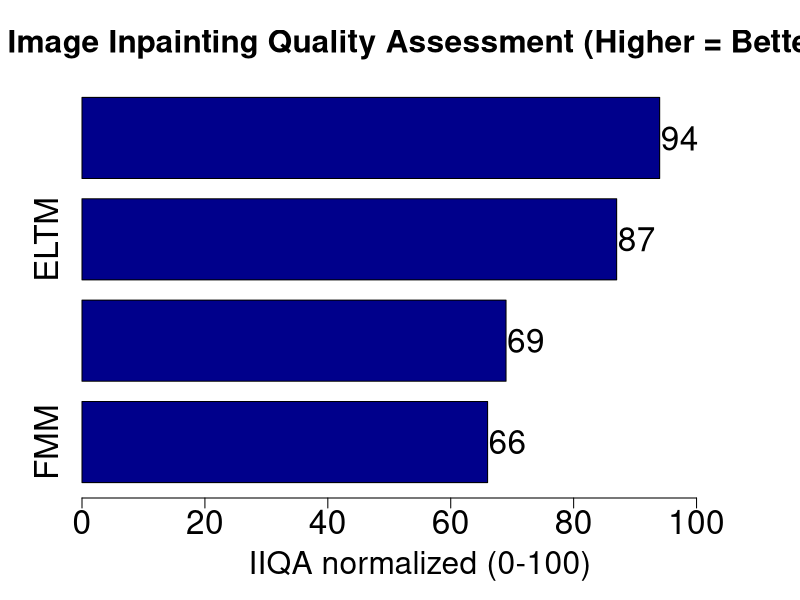

R code for this plot:
png(filename = "ReflectionQuality.png", 
    width = 2000, 
    height = 1600,
    res = 225)

x <- c("FMM", "NLTM", "ELTM", "LaMa")
y <- c(66, 69, 87, 94)

bp <- barplot(y, 
              names.arg = x, 
              horiz = TRUE, 
              col = "darkblue", 
              xlab = "IIQA normalized (0-100)", 
              main = "Image Inpainting Quality Assessment (Higher = Better)", 
              xlim = c(0, 110),
              cex.axis = 2,
              cex.names = 2,
              cex.lab = 1.9,
              cex.main = 1.9,
              space = 0.25)

text(x = y + 3.25,   
     y = bp,    
     labels = y,
     cex = 2)

dev.off()
